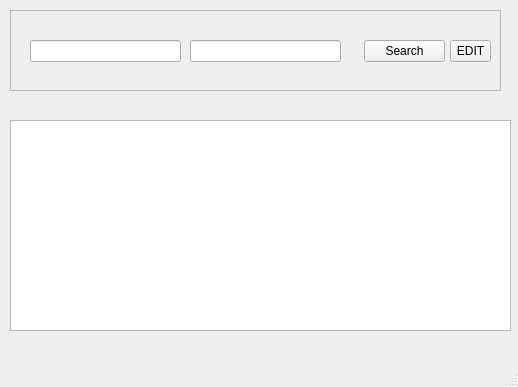
<?xml version="1.0" encoding="UTF-8"?>
<ui version="4.0">
 <class>ShortcutApp</class>
 <widget class="QMainWindow" name="ShortcutApp">
  <property name="geometry">
   <rect>
    <x>0</x>
    <y>0</y>
    <width>518</width>
    <height>387</height>
   </rect>
  </property>
  <property name="windowTitle">
   <string>MainWindow</string>
  </property>
  <widget class="QWidget" name="centralwidget">
   <widget class="QFrame" name="input">
    <property name="geometry">
     <rect>
      <x>10</x>
      <y>10</y>
      <width>491</width>
      <height>81</height>
     </rect>
    </property>
    <property name="frameShape">
     <enum>QFrame::StyledPanel</enum>
    </property>
    <property name="frameShadow">
     <enum>QFrame::Raised</enum>
    </property>
    <widget class="QPushButton" name="searchB">
     <property name="geometry">
      <rect>
       <x>354</x>
       <y>30</y>
       <width>81</width>
       <height>22</height>
      </rect>
     </property>
     <property name="text">
      <string>Search</string>
     </property>
    </widget>
    <widget class="QLineEdit" name="shortcut">
     <property name="geometry">
      <rect>
       <x>20</x>
       <y>30</y>
       <width>151</width>
       <height>22</height>
      </rect>
     </property>
    </widget>
    <widget class="QLineEdit" name="file_name">
     <property name="geometry">
      <rect>
       <x>180</x>
       <y>30</y>
       <width>151</width>
       <height>22</height>
      </rect>
     </property>
    </widget>
    <widget class="QToolButton" name="editB">
     <property name="geometry">
      <rect>
       <x>440</x>
       <y>30</y>
       <width>41</width>
       <height>22</height>
      </rect>
     </property>
     <property name="text">
      <string>EDIT</string>
     </property>
    </widget>
   </widget>
   <widget class="QTableWidget" name="tableWidget">
    <property name="geometry">
     <rect>
      <x>10</x>
      <y>120</y>
      <width>501</width>
      <height>211</height>
     </rect>
    </property>
   </widget>
  </widget>
  <widget class="QStatusBar" name="statusbar"/>
  <widget class="QMenuBar" name="menubar">
   <property name="geometry">
    <rect>
     <x>0</x>
     <y>0</y>
     <width>518</width>
     <height>21</height>
    </rect>
   </property>
  </widget>
 </widget>
 <resources/>
 <connections/>
</ui>
